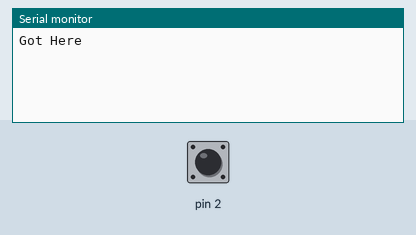
The sketch below on a simulated Arduino Uno, built with avr-gcc and run on an emulated ATmega328P. Parts: the last lines printed to the serial monitor. The test bench sets the inputs (shaded band); at power-on: pin 2 HIGH.

Above: at 1.2 s.
1.3 s: pin 2 pulled LOW for 0.15 s
At 2.5 s:
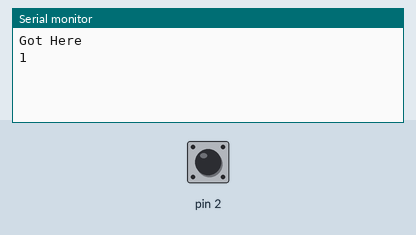
2.9 s: pin 2 pulled LOW for 1 s
At 3.9 s:
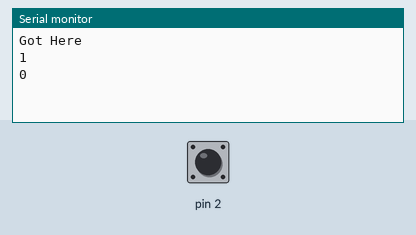

Measured:
- after the input at 1.3 s, the serial monitor: prints a new line at once (image 1)
- after the input at 2.9 s, the serial monitor: prints a new line at once (image 2)

The sketch:

sketch_part1.ino
```cpp
int pressedState = 0;

void setup() {
  Serial.begin(9600);

  Serial.println("Got Here");
  DDRD &= ~(1 << PD2);  // Set Pin 2 as input
  PORTD = (1 << PD2);   // make Pin 2 high

}

void loop() {
  int reading = bitRead(PIND, 2); // Read the bit value on Pin 2

  // Debouncing
  if(reading == 1){
    delay(50);
    reading = bitRead(PIND, 2);
    if(reading == 0){
      pressedState = !pressedState;
      Serial.println(pressedState);
    }
  }
}
```
